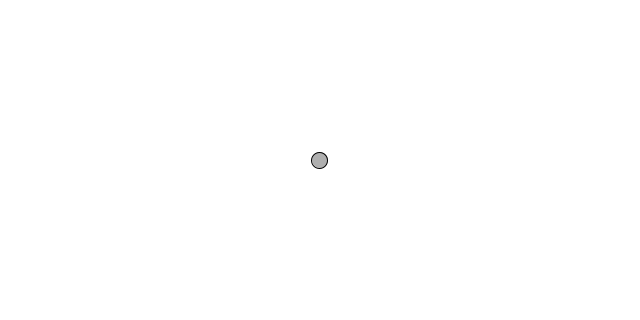
Frame 1 (no input)
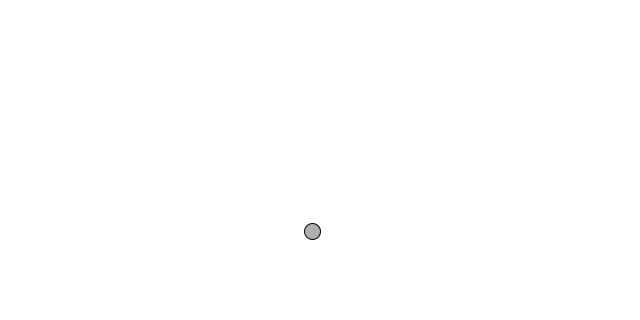
Frame 60 (the mouse pressed at the canvas centre just before this capture)
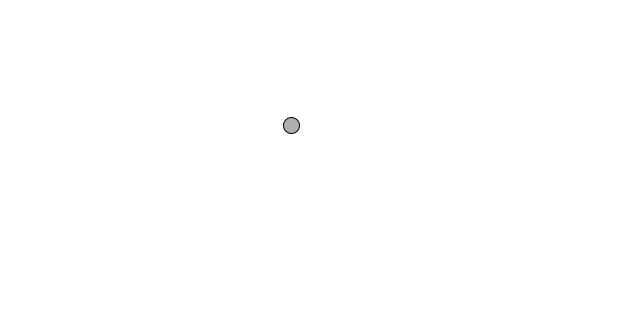
Frame 120 (the mouse held since frame 60 and released just before this capture)

The Processing sketch that drew these frames (run headless with seeded random() and noise(); from frame 60 on, the mouse is pressed at the canvas centre):

// Processing sketch: vector8_car
// ── vector8_car.pde
class PVector {
 float x;
 float y;
 
 PVector(float x_, float y_) {
   x = x_;
   y = y_;
 }
 void add(PVector v) {
   y = y + v.y;
   x = x + v.x;
 }
 void sub(PVector v) {
   y = y - v.y;
   x = x - v.x;
 }
 void mult(float n) {
  x = x * n;
  y = y * n;
 }
 void div(float n) {
  x = x / n;
  y = y / n;
 }
 void normalise(){
   float m = this.mag();
   if(m != 0){
     div(m);
   } 
 }
 
 //non-void functions
 float mag() {
    return sqrt(x*x + y*y); 
 }
 void limit(float max){
   if(this.mag() > max){
     this.normalise();
     this.mult(max);
   }  
 }
 //motion 101
 //add velocity to location
 //draw object at location
}

class Mover {
  PVector location;  //vector representing location
  PVector velocity;  //vector representing velocity
  PVector acceleration; //vector representing acceleration
  //all a mover needs to do is move and be seen moving
  //constructor
  Mover() {
   location = new PVector(width/2,height/2);
   velocity = new PVector(0,0);
   acceleration = new PVector(-0.001,0.01);
  }
  void update() {
   velocity.add(acceleration);
   location.add(velocity);  //motion 101 
   velocity.limit(10);
  }
  void display() {
   stroke(0);
   fill(175);
   ellipse(location.x,location.y,16,16);  //circle representing the mover
  }
  void checkEdges() {
    if(location.x > width){
      location.x = 0;
    }else if (location.x < 0){
      location.x = width;
    }
    
    if (location.y > height) {
      location.y = 0;
    }else if(location.y < 0) {
      location.y = height;
    }
  }
}

//initialise mover
Mover mover;
void setup(){
  size(640,320);
  mover = new Mover();
}

void draw(){
  background(255);
  
  mover.update();
  mover.checkEdges();
  mover.display();
  
  if(keyPressed) {
   if(key == 'w'){
     mover.acceleration.mult(1.5);
     print("up\n");
    }
    if(key == 's'){
      mover.acceleration.mult(0.1);
      print("down\n");
    }
  }
  mover.update();
}
